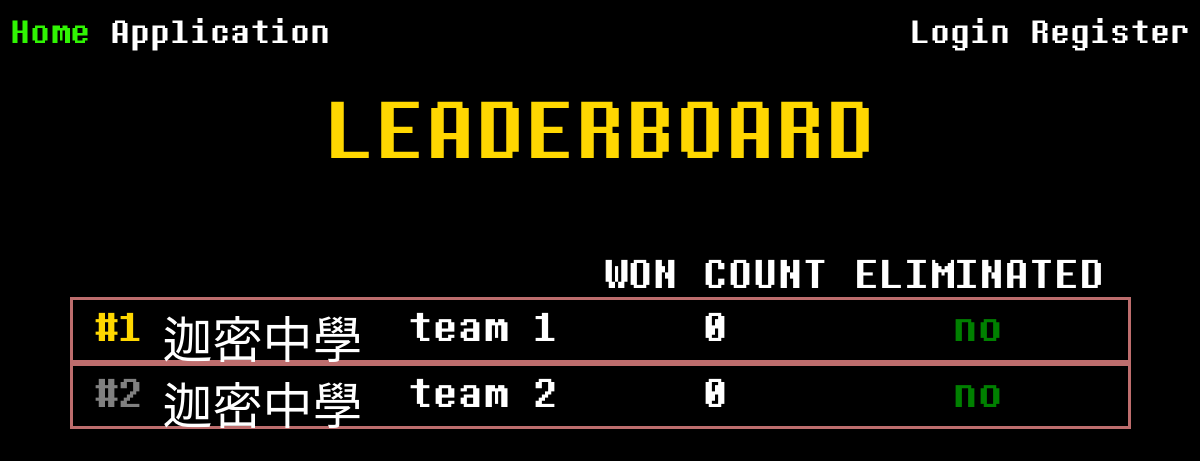
/leaderboard2024, run on an earlier commit of the app's database.
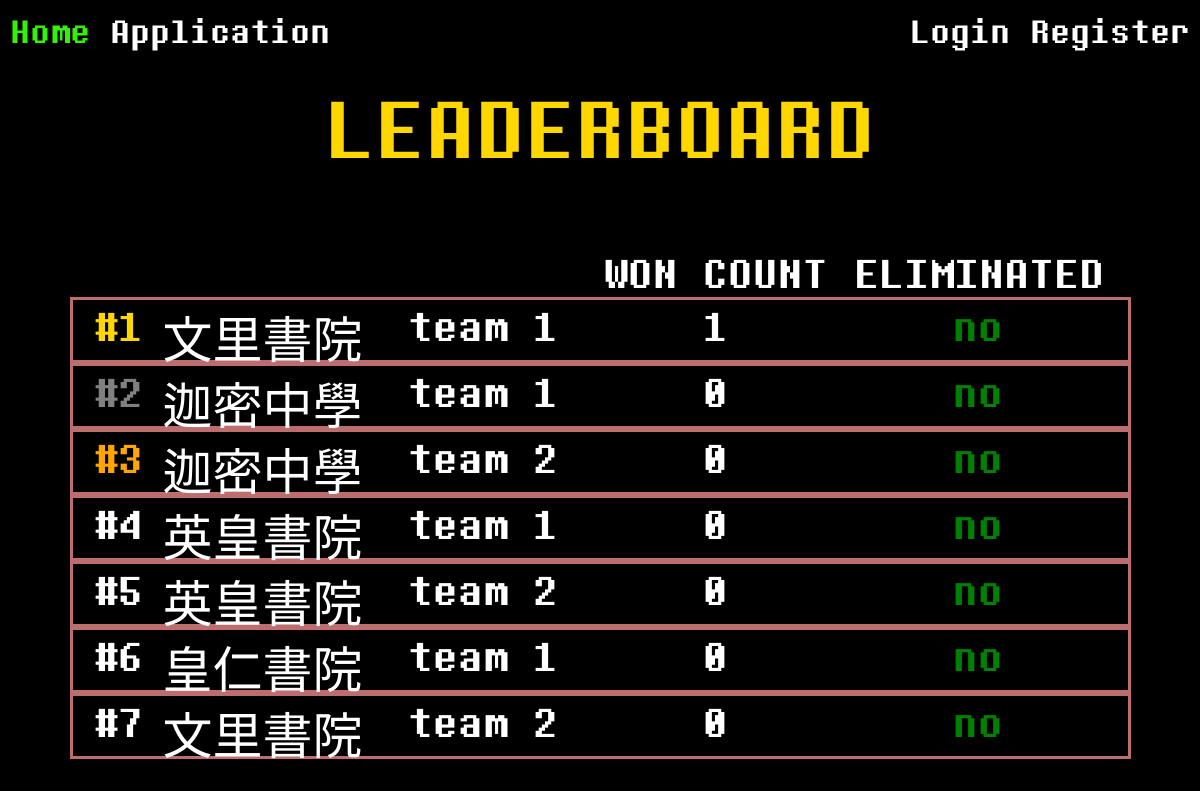
And on a later commit of the database.
### bracketer/models.py (models this page shows)
class schools(db.Model):
    __tablename__ = 'schools'
    NAME = db.Column(db.String(length=50), nullable=False)
    SID = db.Column(db.Integer, autoincrement = True)
    __table_args__ = (
    PrimaryKeyConstraint('SID'),
    )

### bracketer/charts.py (the view)
@app.route('/leaderboard2024')
def lb2024():
    if db.session.query(chart2024).first():
        lb = []
        teams = db.session.query(chart2024.SID,chart2024.TID,chart2024.WON,chart2024.LOSE).order_by(chart2024.WON.desc()).all()
        for team in teams:
            newteam = {'name': db.session.query(schools.NAME).filter(schools.SID==team[0]).all()[0][0],
            'tid':team[1] ,'won':team[2],'losed':team[3]}
            lb.append(newteam)
        return render_template('leaderboard.html',lb=lb)
    else:
        session['flash'] = 'The leaderboard is empty!'
        return redirect(url_for('chartselect'))

### bracketer/templates/leaderboard.html (shortened to what this page needs)
{% extends 'base.html' %}
{% block content %}
<div class="lbtext">LEADERBOARD</div>
<div class="lb_container">
    <div class="lblargerno_container">
        <br>
        {%for i in range(lb|length)%}
            <div class="lbno" id="lbrank">
            {% if i == 0 %}
                    <span style="color:gold"> #1</span>
            {% elif i == 1 %}
                    <span style="color:grey"> #2</span>
            {% elif i == 2 %}
                <span style="color:orange"> #3</span>
            {% else %}
                    #{{i+1}}
            {% endif %}
            </div>
        {% endfor %}
    </div>
    <div class="lbname_container">
        <br>
        {%for i in range(lb|length)%}
            <div class="lbname" >
                {{lb[i]['name']}}
            </div>
        {% endfor %}
    </div>
    <div class="lbno_container"  >
        <br>
        {%for i in range(lb|length)%}
            <div class="lbno"  id="lbtid">
                team {{lb[i]['tid']}}
            </div>
        {% endfor %}
    </div>
    <div class="lblargerno_container">
        WON COUNT
        {%for i in range(lb|length)%}
            <div class="lbno">
                {{lb[i]['won']}}
            </div>
        {% endfor %}
    </div>
    <div class="lblargerno_container">
        ELIMINATED
        {%for i in range(lb|length)%}
            <div class="lbno" id="lblosed">
                {% if lb[i]['losed'] == true %}
                   <span style ='color:rgb(191, 27, 46)'> yes </span>
                {% else %}
                <span style ='color:green'>  no </span>
                {% endif %}
            </div>
        {% endfor %}
    </div>
</div>
{% endblock %}

### bracketer/templates/base.html (shortened to what this page needs)
<!DOCTYPE html>
<html lang="en">
<head>
    <link rel="stylesheet" href="{{ url_for('static', filename='style.css') }}" type="text/css" />
</head>
<body>
    <ul>
        <li><a href="{{ url_for('homepage') }}">Home</a></li>
        <li><a href="{{ url_for('form') }}">Application</a></li>
        {% if session['username'] %}
        <li> <a href= "{{url_for('profile')}}" > Profile </a></li>
        <li><a href="{{ url_for('chartselect') }}">Charts</a></li>
        {% else %}
        <li> <a href="{{ url_for('register') }}">Register</a></li>
        <li> <a href="{{ url_for('loginpage') }}">Login</a></li>
        {% endif %}
    </ul>
    <br>
    {% block content %}
    {% endblock %}
</body>
</html>

### bracketer/static/style.css (style rules this page uses)
li { position:relative; z-index: 1; display: block; float: left; }
ul { list-style-type:none; margin:0; padding:0; width:100%; overflow:hidden; display: block; }
li:nth-last-child(2) { float:right; position:relative; }
li:nth-last-child(1) { float:right; position:relative; }
a { display: block; padding: 10px; color: white; font-size:40px; text-decoration:none; text-align:center; }
body { background-color: black; margin:0; font-family: 'undertale'; color:white; }
.lb_container { display:flex; position:relative; width:fit-content; margin:auto; justify-content:center; top:70px; }
.lbname_container { font-size:50px; }
.lbno_container { font-size:50px; }
.lblargerno_container { width:fit-content; text-align: center; font-size:50px; }
.lbno { height:60px; border-style:solid; border-color:#bd6d6d; border-right-style:none; border-left-style:none; }
.lbname { height:60px; border-style:solid; border-color:#bd6d6d; border-right-style:none; border-left-style:none; }
#lbrank { width:90px; border-left-style:solid; }
#lbtid { white-space:nowrap; width:240px; text-align: center; }
#lblosed { width:300px; border-right-style:solid; }
.lbtext { color:gold; font-size:100px; text-align: center; }

What changed in the data, as far as the page shows it:
added schools: NAME "文里書院" "文里書院"
added schools: NAME "英皇書院" "英皇書院"
added schools: NAME "皇仁書院"
Also different on the page:
new list line: "#3"
new list line: "# 4"
new list line: "# 5"
new list line: "# 6"
new list line: "# 7"
new list line: "team 1"
new list line: "team 2"
new list line: "1"
new list line: "0"
new list line: "no"
